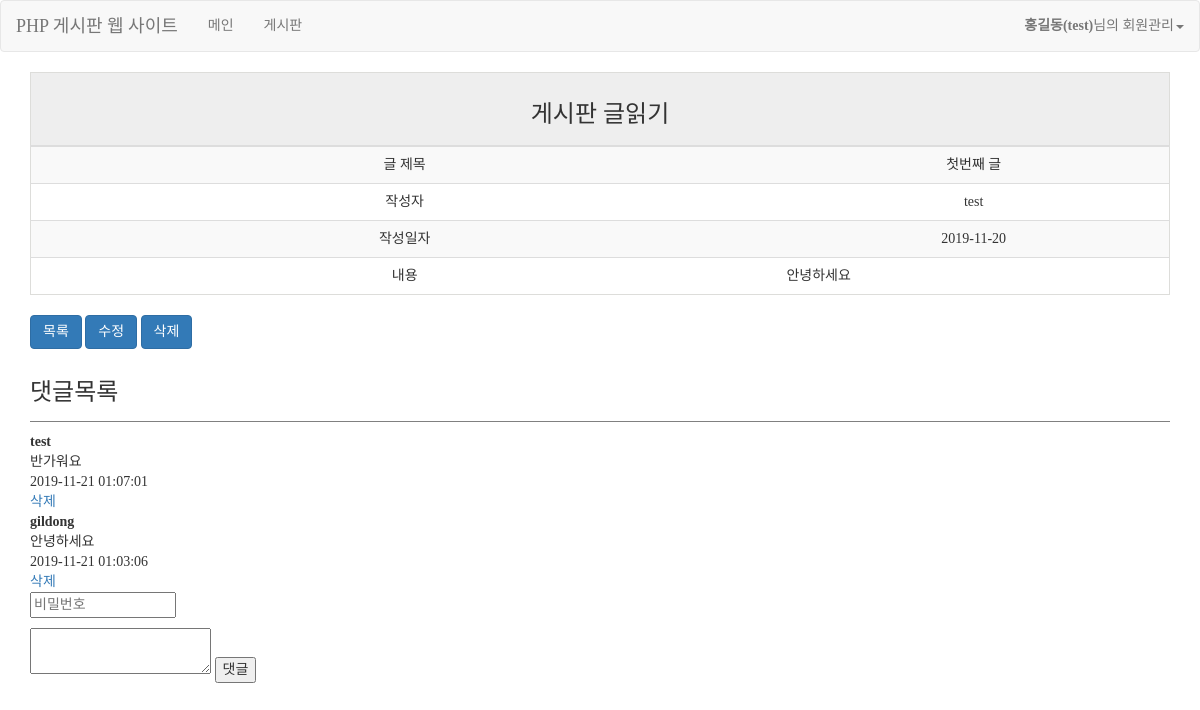
The app's page /gimal/read.php?idx=1 (signed in), older data.
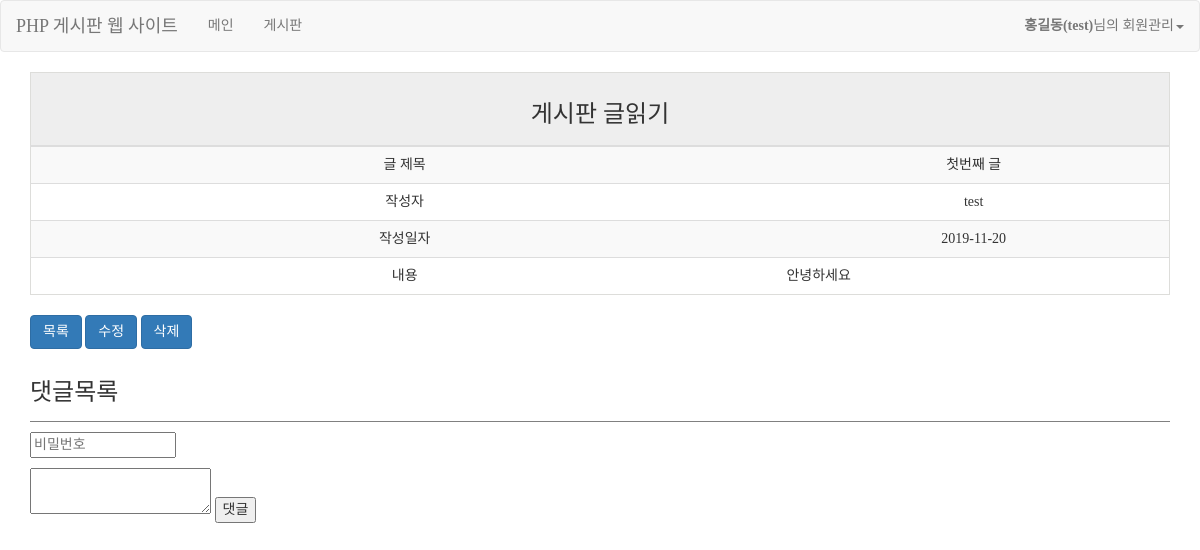
The same page, newer data.
### tables this page shows
CREATE TABLE `reply` (
  `idx` int(11) NOT NULL,
  `con_num` int(11) NOT NULL,
  `name` varchar(100) NOT NULL,
  `pw` varchar(100) NOT NULL,
  `content` text NOT NULL,
  `date` datetime NOT NULL DEFAULT current_timestamp()
);

### gimal/db/db_con.php (called while the page is built)
<?php
	$db_id="root";
	$db_pw="";
	$db_name="bbs";
	$db_domain="localhost";
	$db=mysqli_connect($db_domain,$db_id,$db_pw,$db_name);
	function mq($sql){
		global $db;
		return $db->query($sql);
	}
?>

### gimal/config.php (called while the page is built, shortened)
<?php
	if (isset($_SESSION["userid"])) {
		$userid = $_SESSION["userid"];
	}else{
		$userid = "";
	}if (isset($_SESSION["username"])){
		$username = $_SESSION["username"];
	}else{
		$username = "";
	}if (isset($_SESSION["role"])){
		$role = $_SESSION["role"];
	}else{
		$role = "";
	}
?>

### gimal/read.php (the view, shortened to what this page needs)
<?php
	include_once "./config.php";
	include "./db/db_con.php";
	$bno = $_GET['idx'];
	$sql = mq("select
				 *
			   from
				 board
			   where
				 idx='".$bno."'
			");
	$board = $sql->fetch_array();
?>
<!DOCTYPE html>
<html>
	<head>
		<?php include_once "./fragments/head.php";?>
	</head>
	<body>
		<nav class="navbar navbar-default">
			<?php include_once "./fragments/header.php";?>
		</nav>
		<div class="container">
			<div id="board_read">
				<table class="table table-striped" style="text-align: center; border: 1px solid #ddddda">
					<thead>
						<tr>
							<th colspan="2" style="background-color: #eeeeee; text-align: center;"><h3>게시판 글읽기</h3></th>
						</tr>
					</thead>
					<tbody>
						<tr>
							<td>글 제목</td>
							<td colspan="2"><?=$board['title']?></td>
						</tr>
						<tr>
							<td>작성자</td>
							<td colspan="2"><?=$board['name']?></td>
						</tr>
						<tr>
							<td>작성일자</td>
							<td colspan="2"><?=$board['date']?></td>
						</tr>
						<tr>
							<td>내용</td>
							<td colspan="2" style="min-height: 200px; text-align: left;"><?=$board['content']?></td>
						</tr>
					</tbody>
				</table>
				<a href="list.php" class="btn btn-primary">목록</a>
				<?php
					if($userid==$board['name'] || $role=="ADMIN"){
				?>
						<a href="update.php?idx=<?=$board['idx']?>" class="btn btn-primary">수정</a>
						<a href="delete.php?idx=<?=$board['idx']?>" class="btn btn-primary">삭제</a>
				<?php } ?>
			</div>
		</div>
		<div class="container">
			<div class="reply_view">
				<h3 style="padding:10px 0 15px 0; border-bottom: solid 1px gray;">댓글목록</h3>
				<?php
					$sql3=mq("select
						*
					  from
						reply
					  where
						con_num='".$bno."'
					  order by
						idx desc
					");
					while($reply=$sql3->fetch_array()){
				?>
				<div class="dat_view">
					<div><b><?=$reply['name']?></b></div>
					<div class="dap_to comt_edit"><?php echo nl2br("$reply[content]"); ?></div>
					<div class="rep_me dap_to"><?=$reply['date']?></div>
					<div class="rep_me rep_menu">
						<a class="dat_del_btn" href="#">삭제</a>
					</div>
				</div>
				<?php } ?>
				<div class="dat_ins">
					<input type="password" name="dat_pw" id="dat_pw" class="dat_pw" size="15" placeholder="비밀번호">
					<div style="margin-top:10px;">
						<textarea name="content" class="rep_con" id="rep_con"></textarea>
						<button id="rep_btn" class="rep_btn">댓글</button>
					</div>
				</div>
			</div>
		</div>
	</body>
</html>

Row changes from the older to the newer data that the page shows:
removed reply: name "test", content "반가워요", date "2019-11-21 01:07:01"
removed reply: name "gildong", content "안녕하세요", date "2019-11-21 01:03:06"
